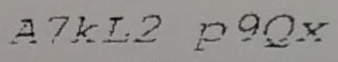
#> input picture examples_aiviz_dataset/A7kL2 p9Qx__03.png, 338 x 62 px
$ python contrast_example.py
#> lines starting #> are read from the running program, lines starting #| are printed output that depends on the picture
"""
Understanding contrast_grey() and adjust_contrast_grey()
=========================================================
These two functions live in easyocr/recognition.py and are used during the
two-pass inference strategy: if the model is not confident about a prediction,
it re-runs the image with contrast enhancement to make the text more visible.

Run:
    python contrast_example.py
"""

import numpy as np
from PIL import Image
import os

# ── LOAD IMAGE ────────────────────────────────────────────────────────────────

dataset_dir = "examples_aiviz_dataset"
image_name  = "A7kL2 p9Qx__03.png"
image_path  = os.path.join(dataset_dir, image_name)

# Load as grayscale (recognition model only sees L-mode images)
img_pil = Image.open(image_path).convert("L")
img     = np.array(img_pil)   # shape [H, W], dtype uint8, values 0–255

print(f"Image shape : {img.shape}")
#| Image shape : (62, 338)
print(f"Pixel range : min={img.min()}  max={img.max()}  mean={img.mean():.1f}")
#| Pixel range : min=4  max=174  mean=145.5


# ═══════════════════════════════════════════════════════════════════════════════
# FUNCTION 1 — contrast_grey(img)
# ═══════════════════════════════════════════════════════════════════════════════
#
# Goal: measure how much contrast the image has (0 = flat grey, 1 = full B&W).
#
# Why percentiles and not min/max?
#   A single white dot or black speck would make min=0, max=255 even if the
#   rest of the image is uniformly grey.  Percentiles are robust — they ignore
#   the extreme outliers and describe the bulk of the pixel distribution.

def contrast_grey(img):
    high = np.percentile(img, 90)   # 90% of pixels are BELOW this value
#> high = 155
    low  = np.percentile(img, 10)   # 10% of pixels are BELOW this value
#> low = 127
    #
    # contrast = (high - low) / (high + low)
    #
    #   numerator   high - low : the spread of pixel values
    #                            wide spread  → lots of dark AND bright pixels → high contrast
    #                            narrow spread → all pixels similar colour    → low contrast
    #
    #   denominator high + low : a normalisation factor relative to the brightness level
    #                            np.maximum(10, ...) prevents division by zero when the
    #                            image is nearly black (high ≈ 0, low ≈ 0)
    #
    # Examples:
    #   Pure black-and-white:  high=255, low=0   → (255-0)/(255+0)   = 1.0  (maximum)
    #   Mid-grey everywhere:   high=128, low=128 → (0)/(256)         = 0.0  (minimum)
    #   Faint text on white:   high=240, low=200 → (40)/(440) ≈ 0.09 (very low)
    #
    return (high - low) / np.maximum(10, high + low), high, low


# ── RUN IT ────────────────────────────────────────────────────────────────────

contrast, high, low = contrast_grey(img)
#> contrast = 0.0993; high = 155; low = 127

print("\n--- contrast_grey() ---")
print(f"  p10 (low)  = {low:.1f}   ← 10% of pixels are darker than this")
#|   p10 (low)  = 127.0   ← 10% of pixels are darker than this
print(f"  p90 (high) = {high:.1f}   ← 90% of pixels are darker than this")
#|   p90 (high) = 155.0   ← 90% of pixels are darker than this
print(f"  spread     = high - low = {high - low:.1f}")
#|   spread     = high - low = 28.0
print(f"  contrast   = {contrast:.4f}   (0=flat grey, 1=full black-white)")
#|   contrast   = 0.0993   (0=flat grey, 1=full black-white)

if contrast >= 0.4:
    print("  → contrast is GOOD (≥ 0.4), no adjustment needed")
else:
    print("  → contrast is LOW (< 0.4), adjustment WILL be applied")


# ═══════════════════════════════════════════════════════════════════════════════
# FUNCTION 2 — adjust_contrast_grey(img, target=0.4)
# ═══════════════════════════════════════════════════════════════════════════════
#
# Goal: if contrast < target, linearly STRETCH the pixel values so the image
# fills the full 0–255 range.  This makes faint text darker and bright
# backgrounds whiter, giving the model a clearer signal.
#
# The math is a simple linear rescaling:
#
#   Step 1: ratio = 200 / (high - low)
#           This is the scale factor.  If high-low=40 (narrow range),
#           ratio = 200/40 = 5.0 → we will stretch 5× to fill more range.
#
#   Step 2: img_new = (img - low + 25) * ratio
#           - (img - low) : shifts so the darkest pixel becomes ~0
#           - + 25        : a small margin so blacks are not clipped to exactly 0
#           - × ratio     : stretches the range
#
#   Step 3: clip to [0, 255]
#           After stretching some values may go below 0 or above 255.
#           np.maximum / np.minimum clamp them back to valid uint8 range.

def adjust_contrast_grey(img, target=0.4):
#> called with target = 0.4
    contrast, high, low = contrast_grey(img)
#> contrast = 0.0993; high = 155; low = 127

    if contrast >= target:
        # Already contrasty enough — leave the image completely unchanged.
        print(f"\nadjust_contrast_grey(): contrast={contrast:.3f} ≥ target={target} → NO CHANGE")
        return img

    # --- need to stretch ---
    img = img.astype(int)   # convert to int first so arithmetic doesn't wrap
    # the 200 is the target spread you want between p10 and p90 after stretching
    #  200 leaves room so the stretch is strong but not brutal. It is a hand-tuned constant — "make the contrast good, but not violently overexposed."
    ratio = 200. / np.maximum(10, high - low)
#> ratio = 7.14
    img_stretched = (img - low + 25) * ratio
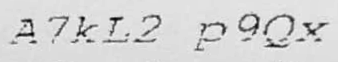
#> img_stretched: shape (62, 338) float64; min -700, max 514.3, mean 310.5; drawn with min black and max white

    # Clip to [0, 255] and convert back to uint8
    img_clipped = np.maximum(0, np.minimum(255, img_stretched)).astype(np.uint8)
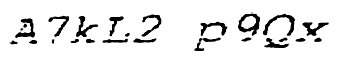
#> img_clipped: shape (62, 338); min 0, max 255, mean 232

    new_contrast, new_high, new_low = contrast_grey(img_clipped)
#> new_contrast = 0.178; new_high = 255; new_low = 178

    print(f"\n--- adjust_contrast_grey() ---")
    print(f"  Input  contrast = {contrast:.4f}  (p10={low:.0f}, p90={high:.0f})")
#|   Input  contrast = 0.0993  (p10=127, p90=155)
    print(f"  ratio  = 200 / max(10, {high:.0f} - {low:.0f}) = {ratio:.3f}")
#|   ratio  = 200 / max(10, 155 - 127) = 7.143
    print(f"  formula: (pixel - {low:.0f} + 25) × {ratio:.3f}, then clip to [0,255]")
#|   formula: (pixel - 127 + 25) × 7.143, then clip to [0,255]
    print(f"  Output contrast = {new_contrast:.4f}  (p10={new_low:.0f}, p90={new_high:.0f})")
#|   Output contrast = 0.1778  (p10=178, p90=255)
    print(f"  Pixel range before: [{img.min()}, {img.max()}]")
#|   Pixel range before: [4, 174]
    print(f"  Pixel range after : [{img_clipped.min()}, {img_clipped.max()}]")
#|   Pixel range after : [0, 255]

    return img_clipped


# ── RUN IT ────────────────────────────────────────────────────────────────────

img_adjusted = adjust_contrast_grey(img, target=0.4)


# ── TRACE THROUGH A SINGLE PIXEL ─────────────────────────────────────────────
# Pick a mid-brightness pixel and show exactly what the formula does to it.

print("\n--- Tracing the formula on a single pixel ---")
sample_pixel_val = int(img.mean())   # use the average pixel as an example
#> sample_pixel_val = 145
_, high, low = contrast_grey(img)
ratio = 200. / max(10, high - low)
#> ratio = 7.14

before = sample_pixel_val
#> before = 145
after  = (before - low + 25) * ratio
#> after = 307.1
after  = max(0, min(255, after))
#> after = 255

print(f"  Example pixel value : {before}")
#|   Example pixel value : 145
print(f"  Step 1 — shift      : {before} - {low:.0f} + 25 = {before - low + 25:.1f}")
#|   Step 1 — shift      : 145 - 127 + 25 = 43.0
print(f"  Step 2 — scale      : {before - low + 25:.1f} × {ratio:.3f} = {(before - low + 25) * ratio:.1f}")
#|   Step 2 — scale      : 43.0 × 7.143 = 307.1
print(f"  Step 3 — clip       : clamp({(before - low + 25) * ratio:.1f}, 0, 255) = {after:.1f}")
#|   Step 3 — clip       : clamp(307.1, 0, 255) = 255.0
print(f"  Net effect : pixel {before} → {after:.0f}  (shifted {'brighter' if after > before else 'darker'})")
#|   Net effect : pixel 145 → 255  (shifted brighter)


# ── SAVE BOTH IMAGES SO YOU CAN SEE THE DIFFERENCE ───────────────────────────

out_original = "contrast_original.png"
out_adjusted = "contrast_adjusted.png"

Image.fromarray(img).save(out_original)
Image.fromarray(img_adjusted).save(out_adjusted)

print(f"\nSaved '{out_original}' and '{out_adjusted}' — open both to see the effect.")

$ run again, with examples_aiviz_dataset/X0cV5 L2dK__16.png copied over examples_aiviz_dataset/A7kL2 p9Qx__03.png
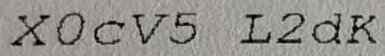
#> input picture examples_aiviz_dataset/X0cV5 L2dK__16.png, 385 x 56 px
#| Image shape : (56, 385)
#| Pixel range : min=0  max=196  mean=145.1
#> in contrast_grey, `high = np.percentile(img, 90)`: high = 167
#> in contrast_grey, `low  = np.percentile(img, 10)`: low = 97
#> `contrast, high, low = contrast_grey(img)`: contrast = 0.265; high = 167; low = 97
#|   p10 (low)  = 97.0   ← 10% of pixels are darker than this
#|   p90 (high) = 167.0   ← 90% of pixels are darker than this
#|   spread     = high - low = 70.0
#|   contrast   = 0.2652   (0=flat grey, 1=full black-white)
#> in adjust_contrast_grey, `contrast, high, low = contrast_grey(img)`: contrast = 0.265; high = 167; low = 97
#> in adjust_contrast_grey, `ratio = 200. / np.maximum(10, high - low)`: ratio = 2.86
#> in adjust_contrast_grey, `img_stretched = (img - low + 25) * ratio`:
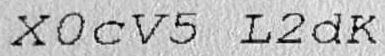
#> img_stretched: shape (56, 385) float64; min -205.7, max 354.3, mean 209; drawn with min black and max white
#> in adjust_contrast_grey, `img_clipped = np.maximum(0, np.minimum(255, img_stretched)).astype(np...`:
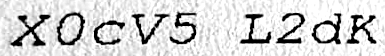
#> img_clipped: shape (56, 385); min 0, max 255, mean 210.7
#> new_contrast = 0.564; new_high = 255; new_low = 71
#|   Input  contrast = 0.2652  (p10=97, p90=167)
#|   ratio  = 200 / max(10, 167 - 97) = 2.857
#|   formula: (pixel - 97 + 25) × 2.857, then clip to [0,255]
#|   Output contrast = 0.5644  (p10=71, p90=255)
#|   Pixel range before: [0, 196]
#|   Pixel range after : [0, 255]
#> sample_pixel_val = 145
#> `ratio = 200. / max(10, high - low)`: ratio = 2.86
#> before = 145
#> after = 208.6
#|   Example pixel value : 145
#|   Step 1 — shift      : 145 - 97 + 25 = 73.0
#|   Step 2 — scale      : 73.0 × 2.857 = 208.6
#|   Step 3 — clip       : clamp(208.6, 0, 255) = 208.6
#|   Net effect : pixel 145 → 209  (shifted brighter)

$ run again, with examples_aiviz_dataset/Z3mN8 tR1b__06.png copied over examples_aiviz_dataset/A7kL2 p9Qx__03.png
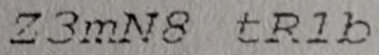
#> input picture examples_aiviz_dataset/Z3mN8 tR1b__06.png, 379 x 55 px
#| Image shape : (55, 379)
#| Pixel range : min=0  max=178  mean=140.9
#> in contrast_grey, `high = np.percentile(img, 90)`: high = 162
#> in contrast_grey, `low  = np.percentile(img, 10)`: low = 97.4
#> `contrast, high, low = contrast_grey(img)`: contrast = 0.249; high = 162; low = 97.4
#|   p10 (low)  = 97.4   ← 10% of pixels are darker than this
#|   p90 (high) = 162.0   ← 90% of pixels are darker than this
#|   spread     = high - low = 64.6
#|   contrast   = 0.2490   (0=flat grey, 1=full black-white)
#> in adjust_contrast_grey, `contrast, high, low = contrast_grey(img)`: contrast = 0.249; high = 162; low = 97.4
#> in adjust_contrast_grey, `ratio = 200. / np.maximum(10, high - low)`: ratio = 3.1
#> in adjust_contrast_grey, `img_stretched = (img - low + 25) * ratio`:
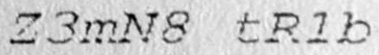
#> img_stretched: shape (55, 379) float64; min -224.1, max 326.9, mean 212.2; drawn with min black and max white
#> in adjust_contrast_grey, `img_clipped = np.maximum(0, np.minimum(255, img_stretched)).astype(np...`:
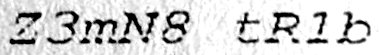
#> img_clipped: shape (55, 379); min 0, max 255, mean 210.2
#> new_contrast = 0.535; new_high = 255; new_low = 77.2
#|   Input  contrast = 0.2490  (p10=97, p90=162)
#|   ratio  = 200 / max(10, 162 - 97) = 3.096
#|   formula: (pixel - 97 + 25) × 3.096, then clip to [0,255]
#|   Output contrast = 0.5352  (p10=77, p90=255)
#|   Pixel range before: [0, 178]
#|   Pixel range after : [0, 255]
#> sample_pixel_val = 140
#> `ratio = 200. / max(10, high - low)`: ratio = 3.1
#> before = 140
#> after = 209.3
#|   Example pixel value : 140
#|   Step 1 — shift      : 140 - 97 + 25 = 67.6
#|   Step 2 — scale      : 67.6 × 3.096 = 209.3
#|   Step 3 — clip       : clamp(209.3, 0, 255) = 209.3
#|   Net effect : pixel 140 → 209  (shifted brighter)
